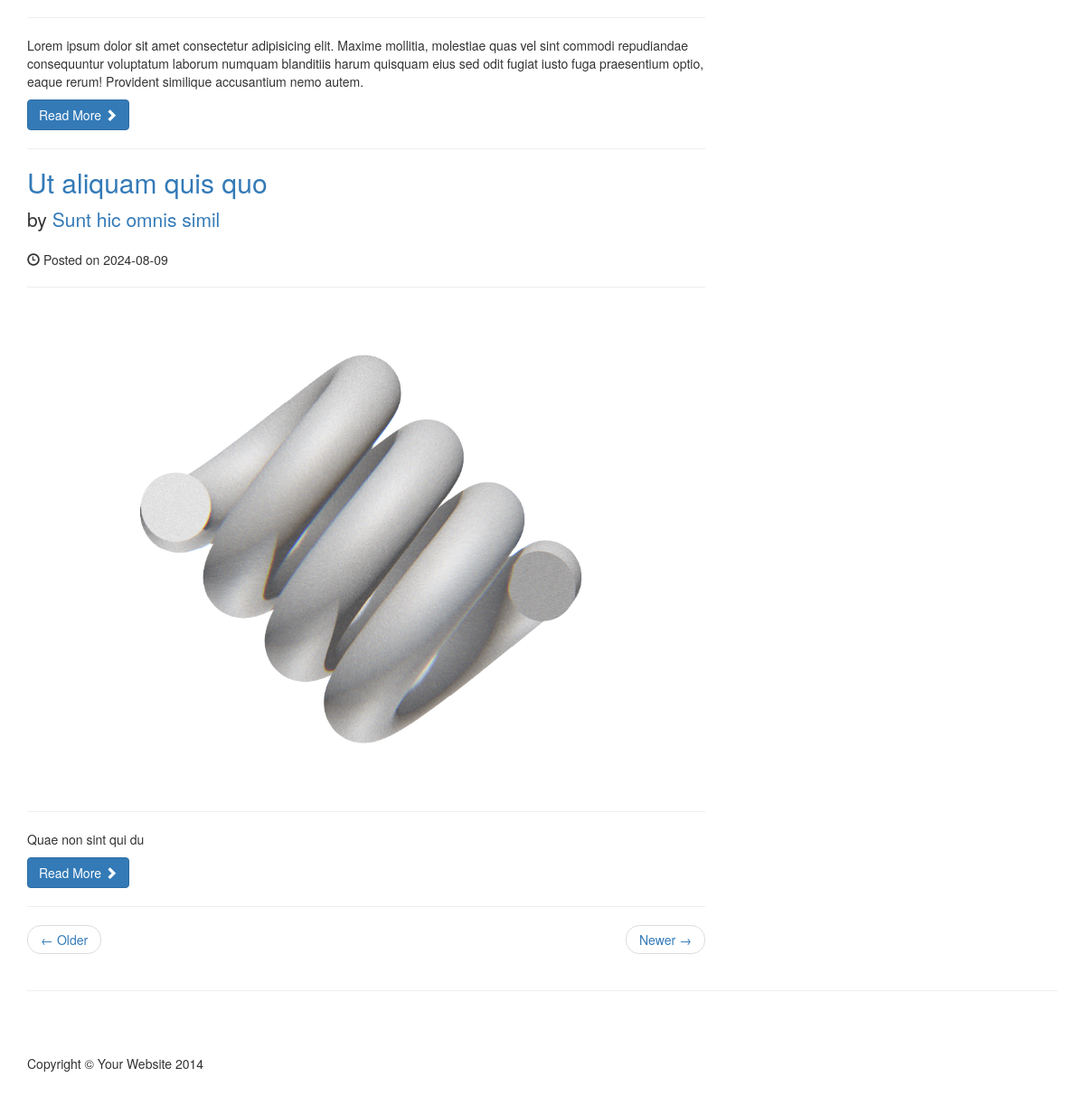
Before: / (lower part) with the older database file.
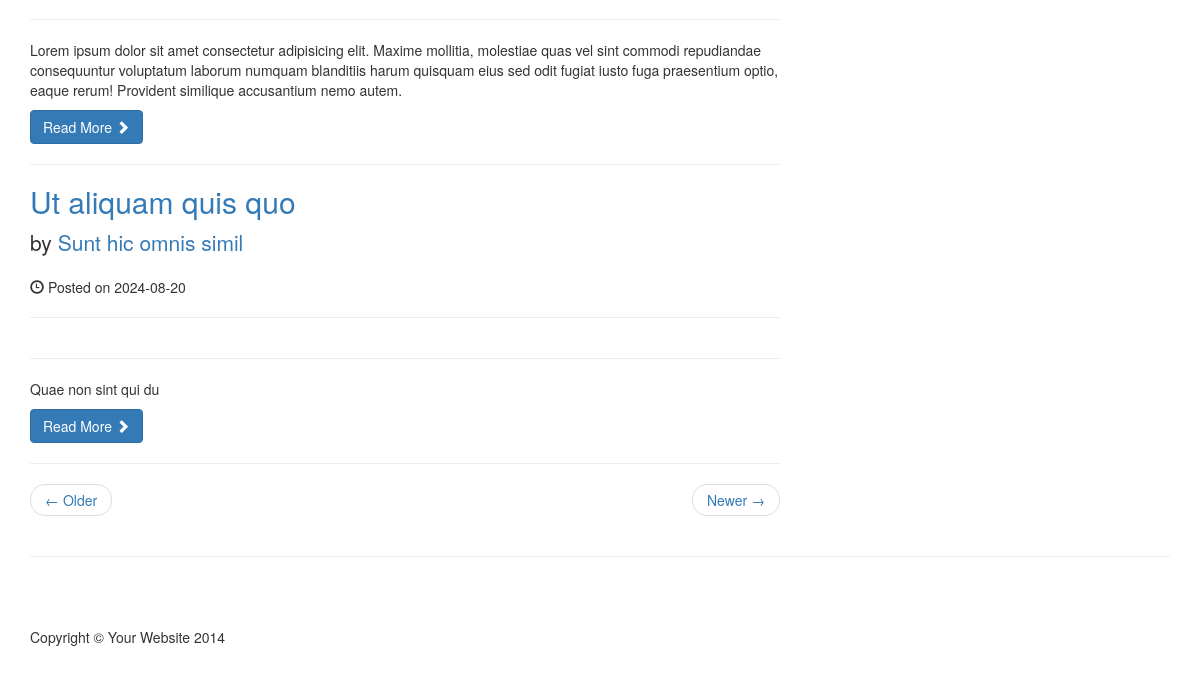
After: the same page with the newer database file.
### tables this page shows
CREATE TABLE `posts` (
  `post_id` int(3) NOT NULL,
  `post_cat_id` int(3) NOT NULL,
  `post_title` varchar(225) NOT NULL,
  `post_author` varchar(225) NOT NULL,
  `post_user` varchar(225) NOT NULL,
  `post_date` date NOT NULL,
  `post_image` text NOT NULL,
  `post_content` text NOT NULL,
  `post_tags` varchar(225) NOT NULL,
  `post_comment_count` int(11) NOT NULL,
  `post_status` varchar(225) NOT NULL DEFAULT 'draft',
  `post_views_count` int(11) NOT NULL
);

### includes/db.php (called while the page is built, shortened)
<?php
$connection =   mysqli_connect( DB_HOST , DB_USER , DB_PASSWORD , DB_NAME ); ;
$query_post = "SELECT * FROM posts ";
$select_all_posts = mysqli_query($connection , $query_post);
?>

### includes/template-parts/card-home.php (the view, shortened to what this page needs)
<?php   while($all_posts = mysqli_fetch_assoc($select_all_posts)): ?>
<h2>
    <a href="#"> <?=   $all_posts['post_title'] ?></a>
</h2>
<p class="lead">
    by <a href="index.php"><?=  $all_posts['post_author'] ?></a>
</p>
<p><span class="glyphicon glyphicon-time"></span> Posted on <?=  $all_posts['post_date'] ?></p>
<hr>
<img class="img-responsive" src="images/<?= $all_posts['post_image'] ?>" alt="">
<hr>
<p>
    <?=  $all_posts['post_content'] ?>
</p>
<a class="btn btn-primary" href="<?php echo 'post.php?post_id=' . $all_posts['post_id'] ; ?>">Read More <span class="glyphicon glyphicon-chevron-right"></span></a>
<hr>
<?php endwhile; ?>

Changed rows visible on the page:
changed posts "Ut aliquam quis quo": post_date "2024-08-09" → "2024-08-20"; post_image: picture removed
